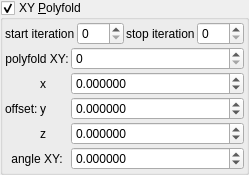
    <widget class="MyGroupBox" name="groupCheck_transf_function_enabledP_false">
     <property name="title">
      <string>XY &amp;Polyfold</string>
     </property>
     <property name="checkable">
      <bool>true</bool>
     </property>
     <layout class="QVBoxLayout" name="verticalLayout_17" stretch="0,0">
      <property name="spacing">
       <number>2</number>
      </property>
      <property name="leftMargin">
       <number>2</number>
      </property>
      <property name="topMargin">
       <number>2</number>
      </property>
      <property name="rightMargin">
       <number>2</number>
      </property>
      <property name="bottomMargin">
       <number>2</number>
      </property>
      <item>
       <layout class="QHBoxLayout" name="horizontalLayout_16" stretch="0,1,0,1">
        <property name="topMargin">
         <number>0</number>
        </property>
        <item>
         <widget class="QLabel" name="label_88">
          <property name="text">
           <string>start iteration</string>
          </property>
          <property name="wordWrap">
           <bool>true</bool>
          </property>
         </widget>
        </item>
        <item>
         <widget class="MySpinBox" name="spinboxInt_transf_start_iterationsTM">
          <property name="sizePolicy">
           <sizepolicy hsizetype="Minimum" vsizetype="Maximum">
            <horstretch>0</horstretch>
            <verstretch>0</verstretch>
           </sizepolicy>
          </property>
          <property name="minimum">
           <number>0</number>
          </property>
          <property name="maximum">
           <number>999</number>
          </property>
          <property name="value">
           <number>0</number>
          </property>
         </widget>
        </item>
        <item>
         <widget class="QLabel" name="label_81">
          <property name="text">
           <string>stop iteration</string>
          </property>
          <property name="wordWrap">
           <bool>true</bool>
          </property>
         </widget>
        </item>
        <item>
         <widget class="MySpinBox" name="spinboxInt_transf_stop_iterationsTM_1">
          <property name="sizePolicy">
           <sizepolicy hsizetype="Preferred" vsizetype="Maximum">
            <horstretch>0</horstretch>
            <verstretch>0</verstretch>
           </sizepolicy>
          </property>
          <property name="maximum">
           <number>999</number>
          </property>
         </widget>
        </item>
       </layout>
      </item>
      <item>
       <layout class="QGridLayout" name="gridLayout_39" columnstretch="0,0,1">
        <property name="spacing">
         <number>2</number>
        </property>
        <item row="1" column="2">
         <widget class="MyDoubleSpinBox" name="spinbox3_transf_offsetF_000_x">
          <property name="sizePolicy">
           <sizepolicy hsizetype="Minimum" vsizetype="Maximum">
            <horstretch>0</horstretch>
            <verstretch>0</verstretch>
           </sizepolicy>
          </property>
          <property name="font">
           <font>
            <weight>50</weight>
            <bold>false</bold>
           </font>
          </property>
          <property name="prefix">
           <string/>
          </property>
          <property name="suffix">
           <string/>
          </property>
          <property name="decimals">
           <number>6</number>
          </property>
          <property name="minimum">
           <double>-99.989999999999995</double>
          </property>
          <property name="maximum">
           <double>99.989999999999995</double>
          </property>
          <property name="singleStep">
           <double>0.100000000000000</double>
          </property>
         </widget>
        </item>
        <item row="2" column="1">
         <widget class="QLabel" name="label_141">
          <property name="text">
           <string notr="true">y</string>
          </property>
         </widget>
        </item>
        <item row="1" column="1">
         <widget class="QLabel" name="label_142">
          <property name="text">
           <string notr="true">x</string>
          </property>
         </widget>
        </item>
        <item row="3" column="1">
         <widget class="QLabel" name="label_143">
          <property name="text">
           <string notr="true">z</string>
          </property>
         </widget>
        </item>
        <item row="1" column="0" rowspan="3">
         <widget class="QLabel" name="label_276">
          <property name="text">
           <string>offset:</string>
          </property>
         </widget>
        </item>
        <item row="2" column="2">
         <widget class="MyDoubleSpinBox" name="spinbox3_transf_offsetF_000_y">
          <property name="sizePolicy">
           <sizepolicy hsizetype="Minimum" vsizetype="Maximum">
            <horstretch>0</horstretch>
            <verstretch>0</verstretch>
           </sizepolicy>
          </property>
          <property name="font">
           <font>
            <weight>50</weight>
            <bold>false</bold>
           </font>
          </property>
          <property name="prefix">
           <string/>
          </property>
          <property name="suffix">
           <string/>
          </property>
          <property name="decimals">
           <number>6</number>
          </property>
          <property name="minimum">
           <double>-99.989999999999995</double>
          </property>
          <property name="maximum">
           <double>99.989999999999995</double>
          </property>
          <property name="singleStep">
           <double>0.100000000000000</double>
          </property>
         </widget>
        </item>
        <item row="4" column="2">
         <widget class="MyDoubleSpinBox" name="spinboxd_transf_angle_0">
          <property name="sizePolicy">
           <sizepolicy hsizetype="Minimum" vsizetype="Maximum">
            <horstretch>0</horstretch>
            <verstretch>0</verstretch>
           </sizepolicy>
          </property>
          <property name="prefix">
           <string/>
          </property>
          <property name="suffix">
           <string/>
          </property>
          <property name="decimals">
           <number>6</number>
          </property>
          <property name="minimum">
           <double>-36000.000000000000000</double>
          </property>
          <property name="maximum">
           <double>36000.000000000000000</double>
          </property>
          <property name="singleStep">
           <double>1.000000000000000</double>
          </property>
         </widget>
        </item>
        <item row="3" column="2">
         <widget class="MyDoubleSpinBox" name="spinbox3_transf_offsetF_000_z">
          <property name="sizePolicy">
           <sizepolicy hsizetype="Minimum" vsizetype="Maximum">
            <horstretch>0</horstretch>
            <verstretch>0</verstretch>
           </sizepolicy>
          </property>
          <property name="font">
           <font>
            <weight>50</weight>
            <bold>false</bold>
           </font>
          </property>
          <property name="prefix">
           <string/>
          </property>
          <property name="suffix">
           <string/>
          </property>
          <property name="decimals">
           <number>6</number>
          </property>
          <property name="minimum">
           <double>-99.989999999999995</double>
          </property>
          <property name="maximum">
           <double>99.989999999999995</double>
          </property>
          <property name="singleStep">
           <double>0.100000000000000</double>
          </property>
         </widget>
        </item>
        <item row="0" column="2">
         <widget class="MySpinBox" name="spinboxInt_transf_int8_X">
          <property name="sizePolicy">
           <sizepolicy hsizetype="Minimum" vsizetype="Maximum">
            <horstretch>0</horstretch>
            <verstretch>0</verstretch>
           </sizepolicy>
          </property>
          <property name="maximum">
           <number>999</number>
          </property>
         </widget>
        </item>
        <item row="0" column="0" colspan="2">
         <widget class="QLabel" name="label_47">
          <property name="text">
           <string notr="true">polyfold XY:</string>
          </property>
          <property name="alignment">
           <set>Qt::AlignCenter</set>
          </property>
         </widget>
        </item>
        <item row="4" column="0" colspan="2">
         <widget class="QLabel" name="label_45">
          <property name="text">
           <string notr="true">angle XY:</string>
          </property>
          <property name="alignment">
           <set>Qt::AlignCenter</set>
          </property>
         </widget>
        </item>
       </layout>
      </item>
     </layout>
    </widget>
